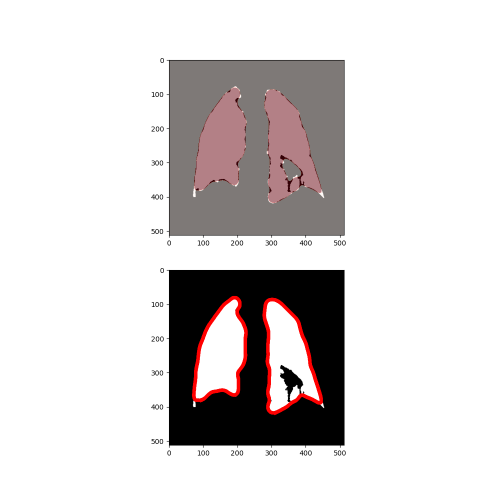
#> input picture reports/lungs_morphos.png, 1000 x 1000 px (shown at 1/2 size)
$ python -i util_dataset.py   (imports and definitions only)
#> lines starting #> are read from the running program, lines starting #| are printed output that depends on the picture
#> further down, picture is the input picture: shape (1000, 1000, 3); mean B, G, R 212.8, 212.8, 216.9
import os
import random

import cv2
import imutils
import numpy as np
import pandas as pd
import pydicom
import torch
from PIL import Image
from scipy.ndimage import shift, gaussian_filter, map_coordinates


# [31 lines left out: function elastic_transform, not called in this run]
def clipped_zoom(img, zoom_factor):
    """
    Center zoom in/out of the given image and returning an enlarged/shrinked view of
    the image without changing dimensions
    Args:
        img : Image array
        zoom_factor : amount of zoom as a ratio (0 to Inf)
    """
#> called with zoom_factor = 1.08
    height, width = img.shape[:2]  # It's also the final desired shape
#> height = 1000; width = 1000
    new_height, new_width = int(height * zoom_factor), int(width * zoom_factor)
#> new_height = 1078; new_width = 1078

    # Crop only the part that will remain in the result (more efficient)
    # Centered bbox of the final desired size in resized (larger/smaller) image coordinates
    y1, x1 = max(0, new_height - height) // 2, max(0, new_width - width) // 2
#> y1 = 39; x1 = 39
    y2, x2 = y1 + height, x1 + width
#> y2 = 1039; x2 = 1039
    bbox = np.array([y1, x1, y2, x2])
#> bbox = [39, 39, 1039, 1039]
    # Map back to original image coordinates
    bbox = (bbox / zoom_factor).astype(int)
#> bbox = [36, 36, 963, 963]
    y1, x1, y2, x2 = bbox
    cropped_img = img[y1:y2, x1:x2]
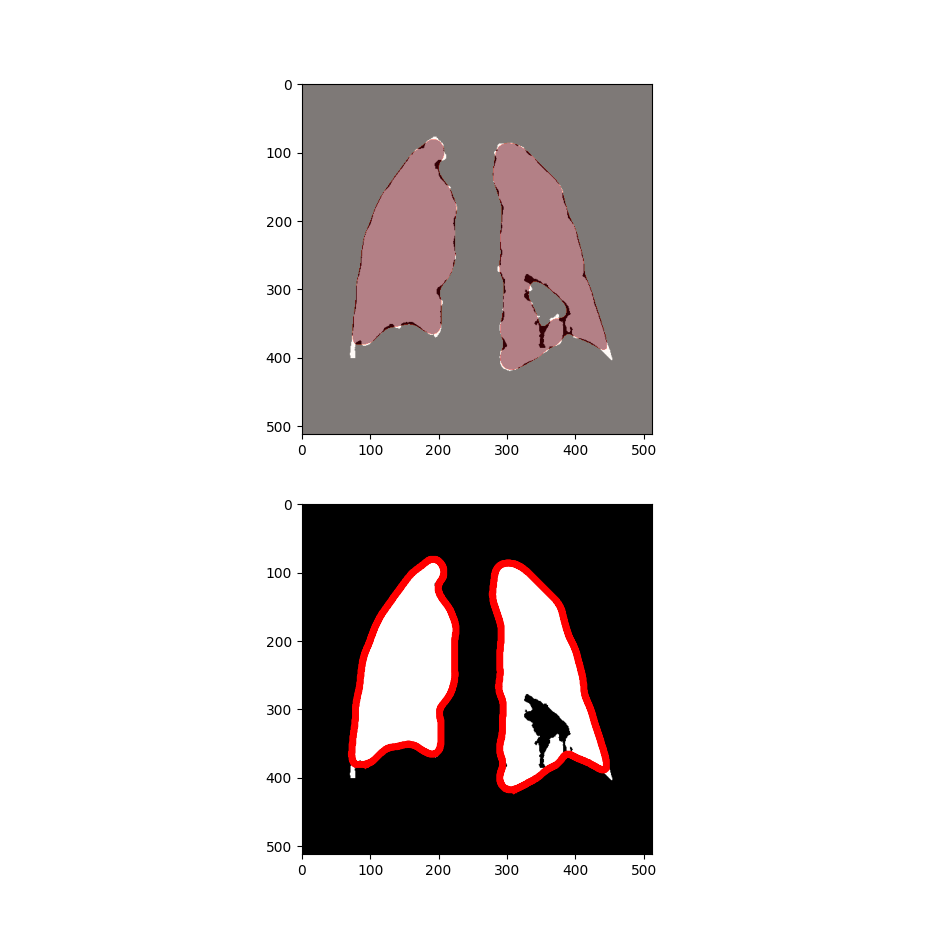
#> cropped_img: shape (927, 927, 3); mean B, G, R 205.9, 205.9, 210.6

    # Handle padding when downscaling
    resize_height, resize_width = min(new_height, height), min(new_width, width)
    pad_height1, pad_width1 = (height - resize_height) // 2, (width - resize_width) // 2
    pad_height2, pad_width2 = (height - resize_height) - pad_height1, (width - resize_width) - pad_width1
    pad_spec = [(pad_height1, pad_height2), (pad_width1, pad_width2)] + [(0, 0)] * (img.ndim - 2)

    result = cv2.resize(cropped_img, (resize_width, resize_height))
    result = np.pad(result, pad_spec, mode='constant')
    assert result.shape[0] == height and result.shape[1] == width
    return result

def augmentation(img):
    # shift
    r = random.randint(0, 100)
    if r > 70:
        shift_perc = 0.1
        r1 = random.randint(-int(shift_perc * img.shape[0]), int(shift_perc * img.shape[0]))
        r2 = random.randint(-int(shift_perc * img.shape[1]), int(shift_perc * img.shape[1]))
        img = shift(img, [r1, r2], mode='nearest')
    # zoom
    r = random.randint(0, 100)
    if r > 70:
        zoom_perc = 0.1
        zoom_factor = random.uniform(1 - zoom_perc, 1 + zoom_perc)
        img = clipped_zoom(img, zoom_factor=zoom_factor)
    # flip
    r = random.randint(0, 100)
    if r > 70:
        img = cv2.flip(img, 1)
    # rotation
    r = random.randint(0, 100)
    if r > 70:
        max_angle = 15
        r = random.randint(-max_angle, max_angle)
        img = imutils.rotate(img, r)
    # elastic deformation
    r = random.randint(0, 100)
    if r > 70:
        img = elastic_transform(img, alpha_range=[20, 40], sigma=7)
    return img
# [67 lines left out: functions find_max_left_right, find_bboxes, load_img, PreprocessDicom, not called in this run]


def get_mask(img, mask):  # todo: img[~mask]
    boolean_mask = mask.astype(bool)
    return img * boolean_mask


# [177 lines left out: functions get_box, normalize, loader, not called in this run]


class DatasetImgAFC(torch.utils.data.Dataset):
    'Characterizes a dataset for PyTorch Dataloader to trait images'
    # [31 lines left out: function __init__, not called in this run]

    def shuffle(self):
        self.data = self.data.sample(frac=1).reset_index(drop=True)

    # [4 lines left out: function drop_patient, not called in this run]

    def __len__(self):
        'Denotes the total number of samples'
        return len(self.data)

    # [23 lines left out: function __getitem__, not called in this run]

>>> import cv2
>>> picture = cv2.imread('../../reports/lungs_morphos.png')
>>> result = augmentation(picture)
